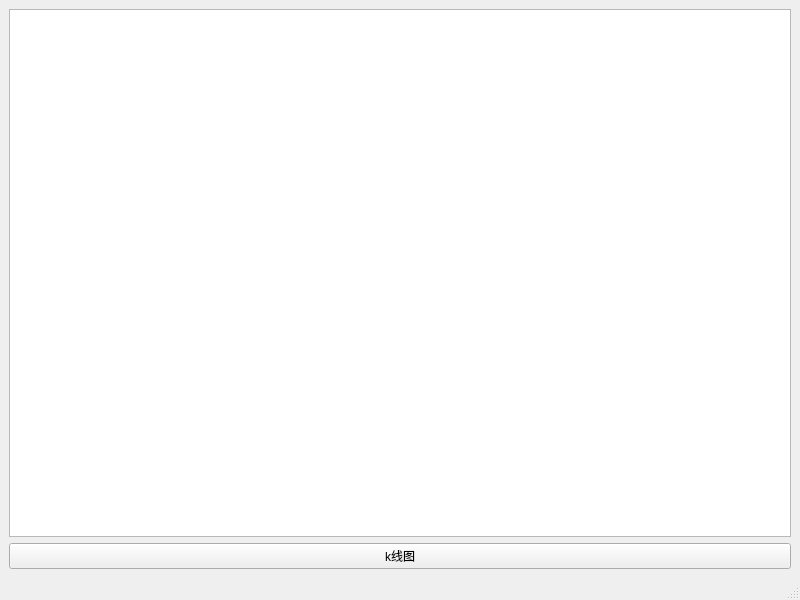
<?xml version="1.0" encoding="UTF-8"?>
<ui version="4.0">
 <class>output</class>
 <widget class="QMainWindow" name="output">
  <property name="geometry">
   <rect>
    <x>0</x>
    <y>0</y>
    <width>800</width>
    <height>600</height>
   </rect>
  </property>
  <property name="minimumSize">
   <size>
    <width>800</width>
    <height>600</height>
   </size>
  </property>
  <property name="maximumSize">
   <size>
    <width>800</width>
    <height>600</height>
   </size>
  </property>
  <property name="windowTitle">
   <string>output</string>
  </property>
  <widget class="QWidget" name="centralwidget">
   <layout class="QVBoxLayout" name="verticalLayout">
    <item>
     <widget class="QTextBrowser" name="outputwindow"/>
    </item>
    <item>
     <widget class="QPushButton" name="kline">
      <property name="text">
       <string>k线图</string>
      </property>
     </widget>
    </item>
   </layout>
  </widget>
  <widget class="QStatusBar" name="statusbar"/>
 </widget>
 <resources/>
 <connections/>
</ui>
